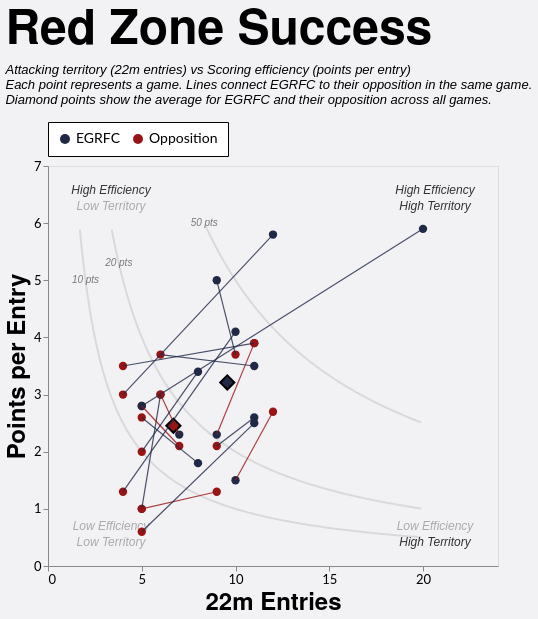

Describe this chart as a Vega-Lite specification.
### Vega-Lite specification from a JSON file in a GitHub repository (floating-point values rounded to 4 significant figures; data arrays with more than 128 entries replaced by an {"elided": "..."} marker saying what was removed)
{"config": {"axis": {"labelFont": "Lato, sans-serif", "titleFont": "PT Sans Narrow, Helvetica Neue, Helvetica, Arial, sans-serif", "labelFontSize": 13, "titleFontSize": 24, "gridColor": "#202947", "gridOpacity": 0.2}, "header": {"labelFont": "PT Sans Narrow, Helvetica Neue, Helvetica, Arial, sans-serif", "titleFont": "PT Sans Narrow, Helvetica Neue, Helvetica, Arial, sans-serif", "labelFontSize": 24, "titleFontSize": 28, "labelFontWeight": "bold", "orient": "left"}, "legend": {"labelFont": "Lato, sans-serif", "titleFont": "PT Sans Narrow, Helvetica Neue, Helvetica, Arial, sans-serif", "labelFontSize": 14, "titleFontSize": 16, "titlePadding": 5, "fillColor": "white", "strokeColor": "black", "padding": 10, "titleFontWeight": "lighter", "titleFontStyle": "italic", "titleColor": "gray", "offset": 10}, "title": {"font": "PT Sans Narrow, Helvetica Neue, Helvetica, Arial, sans-serif", "fontSize": 48, "fontWeight": "bold", "anchor": "start", "align": "center", "titlePadding": 20, "subtitlePadding": 10, "subtitleFontSize": 13, "subtitleColor": "", "subtitleFontStyle": "italic", "offset": 15, "color": "black"}, "axisX": {"labelAngle": 0}, "facet": {"title": null, "header": null, "align": {"row": "each", "column": "each"}}, "resolve": {"scale": {"y": "independent", "facet": "independent"}}, "background": "#f2f1f4", "scale": {"offsetBandPaddingOuter": 0.2, "offsetBandPaddingInner": 0.1}}, "layer": [{"data": {"name": "data-599fc2f6c3ba56b88793ced97d33e5d1"}, "mark": {"type": "line", "clip": true, "color": "black", "opacity": 0.1}, "encoding": {"x": {"field": "x", "type": "quantitative"}, "y": {"field": "y", "type": "quantitative"}}, "name": "view_5"}, {"data": {"name": "data-00c949a7a2803a56dfcb9f8d1ac95424"}, "mark": {"type": "line", "clip": true, "color": "black", "opacity": 0.1}, "encoding": {"x": {"field": "x", "type": "quantitative"}, "y": {"field": "y", "type": "quantitative"}}}, {"data": {"name": "data-fc6cdfa14299584fc906df48e496de6f"}, "mark": {"type": "line", "clip": true, "color": "black", "opacity": 0.1}, "encoding": {"x": {"field": "x", "type": "quantitative"}, "y": {"field": "y", "type": "quantitative"}}}, {"data": {"name": "data-711a5b994e32e1318dde2831c099eb87"}, "mark": {"type": "text", "color": "black", "fontStyle": "italic", "opacity": 0.5, "size": 10}, "encoding": {"text": {"field": "label", "type": "nominal"}, "x": {"field": "x", "type": "quantitative"}, "y": {"field": "y", "type": "quantitative"}}}, {"data": {"name": "data-5a468b3e3df2c99d2f4ec7c9a670c522"}, "mark": {"type": "text", "color": "black", "fontStyle": "italic", "size": 12}, "encoding": {"opacity": {"field": "opacity", "legend": null, "type": "quantitative"}, "text": {"field": "label", "type": "nominal"}, "x": {"field": "x", "type": "quantitative"}, "y": {"field": "y", "type": "quantitative"}}}, {"data": {"name": "data-1da26804da249c028226c4cc3dceef62"}, "mark": {"type": "point", "filled": true, "size": 70}, "encoding": {"color": {"field": "team", "legend": {"orient": "top", "title": null}, "scale": {"domain": ["EGRFC", "Opposition"], "range": ["#202946", "#991515"]}, "type": "nominal"}, "opacity": {"condition": {"param": "param_10", "value": 1}, "value": 0.1}, "tooltip": [{"field": "label", "title": "Game", "type": "nominal"}, {"field": "date", "title": "Date", "type": "temporal"}, {"field": "points", "title": "Points", "type": "quantitative"}, {"field": "tries", "title": "Tries", "type": "quantitative"}, {"field": "entries_22m", "title": "22m Entries", "type": "quantitative"}, {"field": "points_per_entry", "format": ".1f", "title": "Points per Entry", "type": "quantitative"}, {"field": "tries_per_entry", "format": ".1f", "title": "Tries per Entry", "type": "quantitative"}], "x": {"axis": {"grid": false, "tickCount": 4, "title": "22m Entries"}, "field": "entries_22m", "scale": {"domain": [0, 24.0], "zero": true}, "type": "quantitative"}, "y": {"axis": {"grid": false, "tickCount": 7, "title": "Points per Entry"}, "field": "points_per_entry", "scale": {"domain": [0, 7.0], "zero": true}, "type": "quantitative"}}, "transform": [{"filter": "(rzSquad == 'All' || datum.squad == rzSquad) && (rzSeason == 'All' || datum.season == rzSeason) && (rzGameType == 'All' || (rzGameType == 'League + Cup' && (datum.game_type == 'League' || datum.game_type == 'Cup')) || (rzGameType == 'League only' && datum.game_type == 'League') || datum.game_type == rzGameType)"}]}, {"data": {"name": "data-1da26804da249c028226c4cc3dceef62"}, "mark": {"type": "point", "filled": true, "opacity": 1, "shape": "diamond", "stroke": "black"}, "encoding": {"color": {"field": "team", "scale": {"domain": ["EGRFC", "Opposition"], "range": ["#202946", "#991515"]}, "type": "nominal"}, "opacity": {"condition": {"param": "param_10", "value": 1}, "value": 0.1}, "size": {"value": 200}, "tooltip": [{"field": "points", "format": ".1f", "title": "Average Points", "type": "quantitative"}, {"field": "tries", "format": ".1f", "title": "Average Tries", "type": "quantitative"}, {"field": "entries_22m", "format": ".1f", "title": "Average 22m Entries", "type": "quantitative"}, {"field": "points_per_entry", "format": ".1f", "title": "Average Points per Entry", "type": "quantitative"}, {"field": "tries_per_entry", "format": ".1f", "title": "Average Tries per Entry", "type": "quantitative"}], "x": {"field": "entries_22m", "type": "quantitative"}, "y": {"field": "points_per_entry", "type": "quantitative"}}, "transform": [{"filter": "(rzSquad == 'All' || datum.squad == rzSquad) && (rzSeason == 'All' || datum.season == rzSeason) && (rzGameType == 'All' || (rzGameType == 'League + Cup' && (datum.game_type == 'League' || datum.game_type == 'Cup')) || (rzGameType == 'League only' && datum.game_type == 'League') || datum.game_type == rzGameType)"}, {"aggregate": [{"op": "mean", "field": "entries_22m", "as": "entries_22m"}, {"op": "mean", "field": "points", "as": "points"}, {"op": "mean", "field": "tries", "as": "tries"}, {"op": "mean", "field": "points_per_entry", "as": "points_per_entry"}, {"op": "mean", "field": "tries_per_entry", "as": "tries_per_entry"}], "groupby": ["team"]}]}, {"data": {"name": "data-4b18c52e1179e1f1fece572a8e61367c"}, "mark": {"type": "rule", "strokeWidth": 1.2}, "encoding": {"color": {"condition": {"test": "datum.points_egrfc > datum.points_opp", "value": "#202946"}, "value": "#991515"}, "detail": {"field": "game_id", "type": "nominal"}, "opacity": {"condition": {"param": "param_10", "value": 0.8}, "value": 0.1}, "x": {"field": "entries_22m_egrfc", "type": "quantitative"}, "x2": {"field": "entries_22m_opp"}, "y": {"field": "metric_egrfc", "type": "quantitative"}, "y2": {"field": "metric_opp"}}, "transform": [{"filter": "(rzSquad == 'All' || datum.squad == rzSquad) && (rzSeason == 'All' || datum.season == rzSeason) && (rzGameType == 'All' || (rzGameType == 'League + Cup' && (datum.game_type == 'League' || datum.game_type == 'Cup')) || (rzGameType == 'League only' && datum.game_type == 'League') || datum.game_type == rzGameType)"}]}], "height": 400, "params": [{"name": "rzSquad", "value": "1st"}, {"name": "rzSeason", "value": "All"}, {"name": "rzGameType", "value": "All"}, {"name": "param_10", "select": {"type": "point", "fields": ["team"]}, "bind": "legend", "views": ["view_5"]}], "resolve": {"scale": {"color": "shared", "x": "shared", "y": "shared"}}, "title": {"text": "Red Zone Success", "subtitle": ["Attacking territory (22m entries) vs Scoring efficiency (points per entry)", "Each point represents a game. Lines connect EGRFC to their opposition in the same game.", "Diamond points show the average for EGRFC and their opposition across all games."]}, "width": 450, "$schema": "https://vega.github.io/schema/vega-lite/v5.20.1.json", "datasets": {"data-599fc2f6c3ba56b88793ced97d33e5d1": {"elided": "183 records"}, "data-00c949a7a2803a56dfcb9f8d1ac95424": {"elided": "166 records"}, "data-fc6cdfa14299584fc906df48e496de6f": [{"x": 8.4, "y": 5.952}, {"x": 8.5, "y": 5.882}, {"x": 8.6, "y": 5.814}, {"x": 8.7, "y": 5.747}, {"x": 8.8, "y": 5.682}, {"x": 8.9, "y": 5.618}, {"x": 9.0, "y": 5.556}, {"x": 9.1, "y": 5.495}, {"x": 9.2, "y": 5.435}, {"x": 9.3, "y": 5.376}, {"x": 9.4, "y": 5.319}, {"x": 9.5, "y": 5.263}, {"x": 9.6, "y": 5.208}, {"x": 9.7, "y": 5.155}, {"x": 9.8, "y": 5.102}, {"x": 9.9, "y": 5.051}, {"x": 10.0, "y": 5.0}, {"x": 10.1, "y": 4.95}, {"x": 10.2, "y": 4.902}, {"x": 10.3, "y": 4.854}, {"x": 10.4, "y": 4.808}, {"x": 10.5, "y": 4.762}, {"x": 10.6, "y": 4.717}, {"x": 10.7, "y": 4.673}, {"x": 10.8, "y": 4.63}, {"x": 10.9, "y": 4.587}, {"x": 11.0, "y": 4.545}, {"x": 11.1, "y": 4.505}, {"x": 11.2, "y": 4.464}, {"x": 11.3, "y": 4.425}, {"x": 11.4, "y": 4.386}, {"x": 11.5, "y": 4.348}, {"x": 11.6, "y": 4.31}, {"x": 11.7, "y": 4.274}, {"x": 11.8, "y": 4.237}, {"x": 11.9, "y": 4.202}, {"x": 12.0, "y": 4.167}, {"x": 12.1, "y": 4.132}, {"x": 12.2, "y": 4.098}, {"x": 12.3, "y": 4.065}, {"x": 12.4, "y": 4.032}, {"x": 12.5, "y": 4.0}, {"x": 12.6, "y": 3.968}, {"x": 12.7, "y": 3.937}, {"x": 12.8, "y": 3.906}, {"x": 12.9, "y": 3.876}, {"x": 13.0, "y": 3.846}, {"x": 13.1, "y": 3.817}, {"x": 13.2, "y": 3.788}, {"x": 13.3, "y": 3.759}, {"x": 13.4, "y": 3.731}, {"x": 13.5, "y": 3.704}, {"x": 13.6, "y": 3.676}, {"x": 13.7, "y": 3.65}, {"x": 13.8, "y": 3.623}, {"x": 13.9, "y": 3.597}, {"x": 14.0, "y": 3.571}, {"x": 14.1, "y": 3.546}, {"x": 14.2, "y": 3.521}, {"x": 14.3, "y": 3.497}, {"x": 14.4, "y": 3.472}, {"x": 14.5, "y": 3.448}, {"x": 14.6, "y": 3.425}, {"x": 14.7, "y": 3.401}, {"x": 14.8, "y": 3.378}, {"x": 14.9, "y": 3.356}, {"x": 15.0, "y": 3.333}, {"x": 15.1, "y": 3.311}, {"x": 15.2, "y": 3.289}, {"x": 15.3, "y": 3.268}, {"x": 15.4, "y": 3.247}, {"x": 15.5, "y": 3.226}, {"x": 15.6, "y": 3.205}, {"x": 15.7, "y": 3.185}, {"x": 15.8, "y": 3.165}, {"x": 15.9, "y": 3.145}, {"x": 16.0, "y": 3.125}, {"x": 16.1, "y": 3.106}, {"x": 16.2, "y": 3.086}, {"x": 16.3, "y": 3.067}, {"x": 16.4, "y": 3.049}, {"x": 16.5, "y": 3.03}, {"x": 16.6, "y": 3.012}, {"x": 16.7, "y": 2.994}, {"x": 16.8, "y": 2.976}, {"x": 16.9, "y": 2.959}, {"x": 17.0, "y": 2.941}, {"x": 17.1, "y": 2.924}, {"x": 17.2, "y": 2.907}, {"x": 17.3, "y": 2.89}, {"x": 17.4, "y": 2.874}, {"x": 17.5, "y": 2.857}, {"x": 17.6, "y": 2.841}, {"x": 17.7, "y": 2.825}, {"x": 17.8, "y": 2.809}, {"x": 17.9, "y": 2.793}, {"x": 18.0, "y": 2.778}, {"x": 18.1, "y": 2.762}, {"x": 18.2, "y": 2.747}, {"x": 18.3, "y": 2.732}, {"x": 18.4, "y": 2.717}, {"x": 18.5, "y": 2.703}, {"x": 18.6, "y": 2.688}, {"x": 18.7, "y": 2.674}, {"x": 18.8, "y": 2.66}, {"x": 18.9, "y": 2.646}, {"x": 19.0, "y": 2.632}, {"x": 19.1, "y": 2.618}, {"x": 19.2, "y": 2.604}, {"x": 19.3, "y": 2.591}, {"x": 19.4, "y": 2.577}, {"x": 19.5, "y": 2.564}, {"x": 19.6, "y": 2.551}, {"x": 19.7, "y": 2.538}, {"x": 19.8, "y": 2.525}, {"x": 19.9, "y": 2.513}], "data-711a5b994e32e1318dde2831c099eb87": [{"y": 6.0, "x": 8.333, "label": "50 pts"}, {"y": 5.3, "x": 3.774, "label": "20 pts"}, {"y": 5.0, "x": 2.0, "label": "10 pts"}], "data-5a468b3e3df2c99d2f4ec7c9a670c522": [{"x": 20.64, "y": 6.58, "label": "High Efficiency", "opacity": 1.0}, {"x": 20.64, "y": 0.7, "label": "Low Efficiency", "opacity": 0.5}, {"x": 3.36, "y": 6.58, "label": "High Efficiency", "opacity": 1.0}, {"x": 3.36, "y": 0.7, "label": "Low Efficiency", "opacity": 0.5}, {"x": 20.64, "y": 6.3, "label": "High Territory", "opacity": 1.0}, {"x": 20.64, "y": 0.42, "label": "High Territory", "opacity": 1.0}, {"x": 3.36, "y": 6.3, "label": "Low Territory", "opacity": 0.5}, {"x": 3.36, "y": 0.42, "label": "Low Territory", "opacity": 0.5}], "data-1da26804da249c028226c4cc3dceef62": [{"game_id": "2026-03-28_1st_Ditchling", "date": "2026-03-28T00:00:00", "season": "2025/26", "squad": "1st", "game_type": "League", "opposition": "Ditchling", "home_away": "A", "label": "Ditchling (A)", "team": "EGRFC", "entries_22m": 11.0, "points": 27.0, "tries": 4.0, "points_per_entry": 2.5, "tries_per_entry": 0.3636}, {"game_id": "2026-03-28_1st_Ditchling", "date": "2026-03-28T00:00:00", "season": "2025/26", "squad": "1st", "game_type": "League", "opposition": "Ditchling", "home_away": "A", "label": "Ditchling (A)", "team": "Opposition", "entries_22m": 5.0, "points": 3.0, "tries": 0.0, "points_per_entry": 0.6, "tries_per_entry": 0.0}, {"game_id": "2026-03-21_1st_Crawley", "date": "2026-03-21T00:00:00", "season": "2025/26", "squad": "1st", "game_type": "League", "opposition": "Crawley", "home_away": "H", "label": "Crawley (H)", "team": "EGRFC", "entries_22m": 20.0, "points": 118.0, "tries": 18.0, "points_per_entry": 5.9, "tries_per_entry": 0.9}, {"game_id": "2026-03-21_1st_Crawley", "date": "2026-03-21T00:00:00", "season": "2025/26", "squad": "1st", "game_type": "League", "opposition": "Crawley", "home_away": "H", "label": "Crawley (H)", "team": "Opposition", "entries_22m": 5.0, "points": 14.0, "tries": 2.0, "points_per_entry": 2.8, "tries_per_entry": 0.4}, {"game_id": "2026-02-28_1st_Pulborough", "date": "2026-02-28T00:00:00", "season": "2025/26", "squad": "1st", "game_type": "League", "opposition": "Pulborough", "home_away": "H", "label": "Pulborough (H)", "team": "EGRFC", "entries_22m": 8.0, "points": 14.0, "tries": 1.0, "points_per_entry": 1.8, "tries_per_entry": 0.125}, {"game_id": "2026-02-28_1st_Pulborough", "date": "2026-02-28T00:00:00", "season": "2025/26", "squad": "1st", "game_type": "League", "opposition": "Pulborough", "home_away": "H", "label": "Pulborough (H)", "team": "Opposition", "entries_22m": 5.0, "points": 13.0, "tries": 2.0, "points_per_entry": 2.6, "tries_per_entry": 0.4}, {"game_id": "2026-02-14_1st_Lewes", "date": "2026-02-14T00:00:00", "season": "2025/26", "squad": "1st", "game_type": "League", "opposition": "Lewes", "home_away": "A", "label": "Lewes (A)", "team": "EGRFC", "entries_22m": 11.0, "points": 39.0, "tries": 6.0, "points_per_entry": 3.5, "tries_per_entry": 0.5455}, {"game_id": "2026-02-14_1st_Lewes", "date": "2026-02-14T00:00:00", "season": "2025/26", "squad": "1st", "game_type": "League", "opposition": "Lewes", "home_away": "A", "label": "Lewes (A)", "team": "Opposition", "entries_22m": 6.0, "points": 22.0, "tries": 3.0, "points_per_entry": 3.7, "tries_per_entry": 0.5}, {"game_id": "2026-01-10_1st_Royals", "date": "2026-01-10T00:00:00", "season": "2025/26", "squad": "1st", "game_type": "League", "opposition": "Royals", "home_away": "H", "label": "Royals (H)", "team": "EGRFC", "entries_22m": 10.0, "points": 41.0, "tries": 7.0, "points_per_entry": 4.1, "tries_per_entry": 0.7}, {"game_id": "2026-01-10_1st_Royals", "date": "2026-01-10T00:00:00", "season": "2025/26", "squad": "1st", "game_type": "League", "opposition": "Royals", "home_away": "H", "label": "Royals (H)", "team": "Opposition", "entries_22m": 4.0, "points": 5.0, "tries": 1.0, "points_per_entry": 1.3, "tries_per_entry": 0.25}, {"game_id": "2025-12-20_1st_Ditchling", "date": "2025-12-20T00:00:00", "season": "2025/26", "squad": "1st", "game_type": "League", "opposition": "Ditchling", "home_away": "H", "label": "Ditchling (H)", "team": "EGRFC", "entries_22m": 11.0, "points": 29.0, "tries": 5.0, "points_per_entry": 2.6, "tries_per_entry": 0.4545}, {"game_id": "2025-12-20_1st_Ditchling", "date": "2025-12-20T00:00:00", "season": "2025/26", "squad": "1st", "game_type": "League", "opposition": "Ditchling", "home_away": "H", "label": "Ditchling (H)", "team": "Opposition", "entries_22m": 9.0, "points": 19.0, "tries": 3.0, "points_per_entry": 2.1, "tries_per_entry": 0.3333}, {"game_id": "2025-11-22_1st_Pulborough", "date": "2025-11-22T00:00:00", "season": "2025/26", "squad": "1st", "game_type": "League", "opposition": "Pulborough", "home_away": "A", "label": "Pulborough (A)", "team": "EGRFC", "entries_22m": 5.0, "points": 5.0, "tries": 1.0, "points_per_entry": 1.0, "tries_per_entry": 0.2}, {"game_id": "2025-11-22_1st_Pulborough", "date": "2025-11-22T00:00:00", "season": "2025/26", "squad": "1st", "game_type": "League", "opposition": "Pulborough", "home_away": "A", "label": "Pulborough (A)", "team": "Opposition", "entries_22m": 9.0, "points": 12.0, "tries": 2.0, "points_per_entry": 1.3, "tries_per_entry": 0.2222}, {"game_id": "2025-11-15_1st_Hove", "date": "2025-11-15T00:00:00", "season": "2025/26", "squad": "1st", "game_type": "Cup", "opposition": "Hove", "home_away": "H", "label": "Hove (H)", "team": "EGRFC", "entries_22m": 10.0, "points": 15.0, "tries": 2.0, "points_per_entry": 1.5, "tries_per_entry": 0.2}, {"game_id": "2025-11-15_1st_Hove", "date": "2025-11-15T00:00:00", "season": "2025/26", "squad": "1st", "game_type": "Cup", "opposition": "Hove", "home_away": "H", "label": "Hove (H)", "team": "Opposition", "entries_22m": 12.0, "points": 32.0, "tries": 5.0, "points_per_entry": 2.7, "tries_per_entry": 0.4167}, {"game_id": "2025-11-08_1st_Lewes", "date": "2025-11-08T00:00:00", "season": "2025/26", "squad": "1st", "game_type": "League", "opposition": "Lewes", "home_away": "H", "label": "Lewes (H)", "team": "EGRFC", "entries_22m": 11.0, "points": 43.0, "tries": 7.0, "points_per_entry": 3.9, "tries_per_entry": 0.6364}, {"game_id": "2025-11-08_1st_Lewes", "date": "2025-11-08T00:00:00", "season": "2025/26", "squad": "1st", "game_type": "League", "opposition": "Lewes", "home_away": "H", "label": "Lewes (H)", "team": "Opposition", "entries_22m": 4.0, "points": 14.0, "tries": 2.0, "points_per_entry": 3.5, "tries_per_entry": 0.5}, {"game_id": "2025-10-11_1st_Shoreham", "date": "2025-10-11T00:00:00", "season": "2025/26", "squad": "1st", "game_type": "League", "opposition": "Shoreham", "home_away": "H", "label": "Shoreham (H)", "team": "EGRFC", "entries_22m": 12.0, "points": 69.0, "tries": 11.0, "points_per_entry": 5.8, "tries_per_entry": 0.9167}, {"game_id": "2025-10-11_1st_Shoreham", "date": "2025-10-11T00:00:00", "season": "2025/26", "squad": "1st", "game_type": "League", "opposition": "Shoreham", "home_away": "H", "label": "Shoreham (H)", "team": "Opposition", "entries_22m": 4.0, "points": 12.0, "tries": 2.0, "points_per_entry": 3.0, "tries_per_entry": 0.5}, {"game_id": "2025-10-04_1st_Seaford", "date": "2025-10-04T00:00:00", "season": "2025/26", "squad": "1st", "game_type": "League", "opposition": "Seaford", "home_away": "A", "label": "Seaford (A)", "team": "EGRFC", "entries_22m": 8.0, "points": 27.0, "tries": 4.0, "points_per_entry": 3.4, "tries_per_entry": 0.5}, {"game_id": "2025-10-04_1st_Seaford", "date": "2025-10-04T00:00:00", "season": "2025/26", "squad": "1st", "game_type": "League", "opposition": "Seaford", "home_away": "A", "label": "Seaford (A)", "team": "Opposition", "entries_22m": 5.0, "points": 10.0, "tries": 2.0, "points_per_entry": 2.0, "tries_per_entry": 0.4}, {"game_id": "2025-04-12_1st_Haywards_Heath", "date": "2025-04-12T00:00:00", "season": "2024/25", "squad": "1st", "game_type": "Cup", "opposition": "Haywards Heath", "home_away": "H", "label": "Haywards Heath (H)", "team": "EGRFC", "entries_22m": 9.0, "points": 45.0, "tries": 6.0, "points_per_entry": 5.0, "tries_per_entry": 0.6667}, {"game_id": "2025-04-12_1st_Haywards_Heath", "date": "2025-04-12T00:00:00", "season": "2024/25", "squad": "1st", "game_type": "Cup", "opposition": "Haywards Heath", "home_away": "H", "label": "Haywards Heath (H)", "team": "Opposition", "entries_22m": 10.0, "points": 37.0, "tries": 6.0, "points_per_entry": 3.7, "tries_per_entry": 0.6}, {"game_id": "2025-03-22_1st_Cobham", "date": "2025-03-22T00:00:00", "season": "2024/25", "squad": "1st", "game_type": "League", "opposition": "Cobham", "home_away": "H", "label": "Cobham (H)", "team": "EGRFC", "entries_22m": 9.0, "points": 21.0, "tries": 3.0, "points_per_entry": 2.3, "tries_per_entry": 0.3333}, {"game_id": "2025-03-22_1st_Cobham", "date": "2025-03-22T00:00:00", "season": "2024/25", "squad": "1st", "game_type": "League", "opposition": "Cobham", "home_away": "H", "label": "Cobham (H)", "team": "Opposition", "entries_22m": 11.0, "points": 43.0, "tries": 7.0, "points_per_entry": 3.9, "tries_per_entry": 0.6364}, {"game_id": "2025-02-15_1st_Eastbourne", "date": "2025-02-15T00:00:00", "season": "2024/25", "squad": "1st", "game_type": "League", "opposition": "Eastbourne", "home_away": "H", "label": "Eastbourne (H)", "team": "EGRFC", "entries_22m": 5.0, "points": 14.0, "tries": 2.0, "points_per_entry": 2.8, "tries_per_entry": 0.4}, {"game_id": "2025-02-15_1st_Eastbourne", "date": "2025-02-15T00:00:00", "season": "2024/25", "squad": "1st", "game_type": "League", "opposition": "Eastbourne", "home_away": "H", "label": "Eastbourne (H)", "team": "Opposition", "entries_22m": 7.0, "points": 15.0, "tries": 2.0, "points_per_entry": 2.1, "tries_per_entry": 0.2857}, {"game_id": "2024-12-14_1st_Old_Haileyburians", "date": "2024-12-14T00:00:00", "season": "2024/25", "squad": "1st", "game_type": "League", "opposition": "Old Haileyburians", "home_away": "H", "label": "Old Haileyburians (H)", "team": "EGRFC", "entries_22m": 6.0, "points": 18.0, "tries": 2.0, "points_per_entry": 3.0, "tries_per_entry": 0.3333}, {"game_id": "2024-12-14_1st_Old_Haileyburians", "date": "2024-12-14T00:00:00", "season": "2024/25", "squad": "1st", "game_type": "League", "opposition": "Old Haileyburians", "home_away": "H", "label": "Old Haileyburians (H)", "team": "Opposition", "entries_22m": 5.0, "points": 5.0, "tries": 1.0, "points_per_entry": 1.0, "tries_per_entry": 0.2}, {"game_id": "2024-09-07_1st_London_Cornish", "date": "2024-09-07T00:00:00", "season": "2024/25", "squad": "1st", "game_type": "League", "opposition": "London Cornish", "home_away": "H", "label": "London Cornish (H)", "team": "EGRFC", "entries_22m": 7.0, "points": 16.0, "tries": 2.0, "points_per_entry": 2.3, "tries_per_entry": 0.2857}, {"game_id": "2024-09-07_1st_London_Cornish", "date": "2024-09-07T00:00:00", "season": "2024/25", "squad": "1st", "game_type": "League", "opposition": "London Cornish", "home_away": "H", "label": "London Cornish (H)", "team": "Opposition", "entries_22m": 6.0, "points": 18.0, "tries": 2.0, "points_per_entry": 3.0, "tries_per_entry": 0.3333}], "data-4b18c52e1179e1f1fece572a8e61367c": [{"game_id": "2024-09-07_1st_London_Cornish", "date": "2024-09-07T00:00:00", "season": "2024/25", "squad": "1st", "game_type": "League", "opposition": "London Cornish", "label": "London Cornish (H)", "entries_22m_egrfc": 7.0, "entries_22m_opp": 6.0, "points_egrfc": 16.0, "points_opp": 18.0, "metric_egrfc": 2.3, "metric_opp": 3.0, "tries_egrfc": 2.0, "tries_opp": 2.0}, {"game_id": "2024-12-14_1st_Old_Haileyburians", "date": "2024-12-14T00:00:00", "season": "2024/25", "squad": "1st", "game_type": "League", "opposition": "Old Haileyburians", "label": "Old Haileyburians (H)", "entries_22m_egrfc": 6.0, "entries_22m_opp": 5.0, "points_egrfc": 18.0, "points_opp": 5.0, "metric_egrfc": 3.0, "metric_opp": 1.0, "tries_egrfc": 2.0, "tries_opp": 1.0}, {"game_id": "2025-02-15_1st_Eastbourne", "date": "2025-02-15T00:00:00", "season": "2024/25", "squad": "1st", "game_type": "League", "opposition": "Eastbourne", "label": "Eastbourne (H)", "entries_22m_egrfc": 5.0, "entries_22m_opp": 7.0, "points_egrfc": 14.0, "points_opp": 15.0, "metric_egrfc": 2.8, "metric_opp": 2.1, "tries_egrfc": 2.0, "tries_opp": 2.0}, {"game_id": "2025-03-22_1st_Cobham", "date": "2025-03-22T00:00:00", "season": "2024/25", "squad": "1st", "game_type": "League", "opposition": "Cobham", "label": "Cobham (H)", "entries_22m_egrfc": 9.0, "entries_22m_opp": 11.0, "points_egrfc": 21.0, "points_opp": 43.0, "metric_egrfc": 2.3, "metric_opp": 3.9, "tries_egrfc": 3.0, "tries_opp": 7.0}, {"game_id": "2025-04-12_1st_Haywards_Heath", "date": "2025-04-12T00:00:00", "season": "2024/25", "squad": "1st", "game_type": "Cup", "opposition": "Haywards Heath", "label": "Haywards Heath (H)", "entries_22m_egrfc": 9.0, "entries_22m_opp": 10.0, "points_egrfc": 45.0, "points_opp": 37.0, "metric_egrfc": 5.0, "metric_opp": 3.7, "tries_egrfc": 6.0, "tries_opp": 6.0}, {"game_id": "2025-10-04_1st_Seaford", "date": "2025-10-04T00:00:00", "season": "2025/26", "squad": "1st", "game_type": "League", "opposition": "Seaford", "label": "Seaford (A)", "entries_22m_egrfc": 8.0, "entries_22m_opp": 5.0, "points_egrfc": 27.0, "points_opp": 10.0, "metric_egrfc": 3.4, "metric_opp": 2.0, "tries_egrfc": 4.0, "tries_opp": 2.0}, {"game_id": "2025-10-11_1st_Shoreham", "date": "2025-10-11T00:00:00", "season": "2025/26", "squad": "1st", "game_type": "League", "opposition": "Shoreham", "label": "Shoreham (H)", "entries_22m_egrfc": 12.0, "entries_22m_opp": 4.0, "points_egrfc": 69.0, "points_opp": 12.0, "metric_egrfc": 5.8, "metric_opp": 3.0, "tries_egrfc": 11.0, "tries_opp": 2.0}, {"game_id": "2025-11-08_1st_Lewes", "date": "2025-11-08T00:00:00", "season": "2025/26", "squad": "1st", "game_type": "League", "opposition": "Lewes", "label": "Lewes (H)", "entries_22m_egrfc": 11.0, "entries_22m_opp": 4.0, "points_egrfc": 43.0, "points_opp": 14.0, "metric_egrfc": 3.9, "metric_opp": 3.5, "tries_egrfc": 7.0, "tries_opp": 2.0}, {"game_id": "2025-11-15_1st_Hove", "date": "2025-11-15T00:00:00", "season": "2025/26", "squad": "1st", "game_type": "Cup", "opposition": "Hove", "label": "Hove (H)", "entries_22m_egrfc": 10.0, "entries_22m_opp": 12.0, "points_egrfc": 15.0, "points_opp": 32.0, "metric_egrfc": 1.5, "metric_opp": 2.7, "tries_egrfc": 2.0, "tries_opp": 5.0}, {"game_id": "2025-11-22_1st_Pulborough", "date": "2025-11-22T00:00:00", "season": "2025/26", "squad": "1st", "game_type": "League", "opposition": "Pulborough", "label": "Pulborough (A)", "entries_22m_egrfc": 5.0, "entries_22m_opp": 9.0, "points_egrfc": 5.0, "points_opp": 12.0, "metric_egrfc": 1.0, "metric_opp": 1.3, "tries_egrfc": 1.0, "tries_opp": 2.0}, {"game_id": "2025-12-20_1st_Ditchling", "date": "2025-12-20T00:00:00", "season": "2025/26", "squad": "1st", "game_type": "League", "opposition": "Ditchling", "label": "Ditchling (H)", "entries_22m_egrfc": 11.0, "entries_22m_opp": 9.0, "points_egrfc": 29.0, "points_opp": 19.0, "metric_egrfc": 2.6, "metric_opp": 2.1, "tries_egrfc": 5.0, "tries_opp": 3.0}, {"game_id": "2026-01-10_1st_Royals", "date": "2026-01-10T00:00:00", "season": "2025/26", "squad": "1st", "game_type": "League", "opposition": "Royals", "label": "Royals (H)", "entries_22m_egrfc": 10.0, "entries_22m_opp": 4.0, "points_egrfc": 41.0, "points_opp": 5.0, "metric_egrfc": 4.1, "metric_opp": 1.3, "tries_egrfc": 7.0, "tries_opp": 1.0}, {"game_id": "2026-02-14_1st_Lewes", "date": "2026-02-14T00:00:00", "season": "2025/26", "squad": "1st", "game_type": "League", "opposition": "Lewes", "label": "Lewes (A)", "entries_22m_egrfc": 11.0, "entries_22m_opp": 6.0, "points_egrfc": 39.0, "points_opp": 22.0, "metric_egrfc": 3.5, "metric_opp": 3.7, "tries_egrfc": 6.0, "tries_opp": 3.0}, {"game_id": "2026-02-28_1st_Pulborough", "date": "2026-02-28T00:00:00", "season": "2025/26", "squad": "1st", "game_type": "League", "opposition": "Pulborough", "label": "Pulborough (H)", "entries_22m_egrfc": 8.0, "entries_22m_opp": 5.0, "points_egrfc": 14.0, "points_opp": 13.0, "metric_egrfc": 1.8, "metric_opp": 2.6, "tries_egrfc": 1.0, "tries_opp": 2.0}, {"game_id": "2026-03-21_1st_Crawley", "date": "2026-03-21T00:00:00", "season": "2025/26", "squad": "1st", "game_type": "League", "opposition": "Crawley", "label": "Crawley (H)", "entries_22m_egrfc": 20.0, "entries_22m_opp": 5.0, "points_egrfc": 118.0, "points_opp": 14.0, "metric_egrfc": 5.9, "metric_opp": 2.8, "tries_egrfc": 18.0, "tries_opp": 2.0}, {"game_id": "2026-03-28_1st_Ditchling", "date": "2026-03-28T00:00:00", "season": "2025/26", "squad": "1st", "game_type": "League", "opposition": "Ditchling", "label": "Ditchling (A)", "entries_22m_egrfc": 11.0, "entries_22m_opp": 5.0, "points_egrfc": 27.0, "points_opp": 3.0, "metric_egrfc": 2.5, "metric_opp": 0.6, "tries_egrfc": 4.0, "tries_opp": 0.0}]}}
